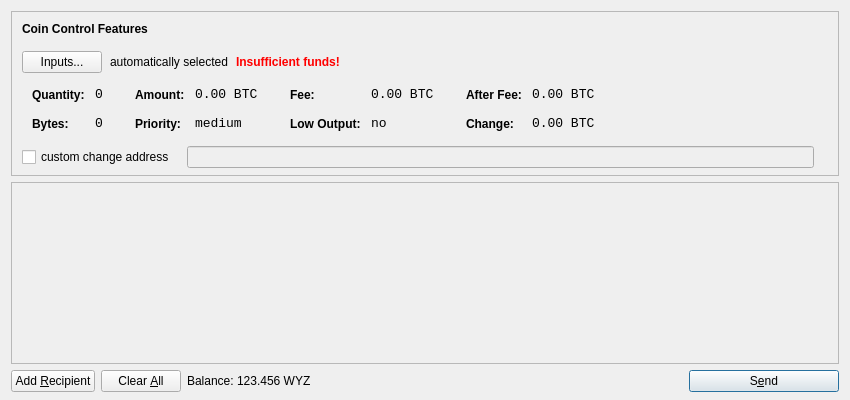
<?xml version="1.0" encoding="UTF-8"?>
<ui version="4.0">
 <class>SendCoinsDialog</class>
 <widget class="QDialog" name="SendCoinsDialog">
  <property name="geometry">
   <rect>
    <x>0</x>
    <y>0</y>
    <width>850</width>
    <height>400</height>
   </rect>
  </property>
  <property name="windowTitle">
   <string>Send Coins</string>
  </property>
  <layout class="QVBoxLayout" name="verticalLayout" stretch="0,1,0">
   <property name="bottomMargin">
    <number>8</number>
   </property>
   <item>
    <widget class="QFrame" name="frameCoinControl">
     <property name="sizePolicy">
      <sizepolicy hsizetype="Expanding" vsizetype="Expanding">
       <horstretch>0</horstretch>
       <verstretch>0</verstretch>
      </sizepolicy>
     </property>
     <property name="maximumSize">
      <size>
       <width>16777215</width>
       <height>16777215</height>
      </size>
     </property>
     <property name="frameShape">
      <enum>QFrame::StyledPanel</enum>
     </property>
     <property name="frameShadow">
      <enum>QFrame::Sunken</enum>
     </property>
     <layout class="QVBoxLayout" name="verticalLayoutCoinControl2">
      <property name="spacing">
       <number>-1</number>
      </property>
      <property name="leftMargin">
       <number>0</number>
      </property>
      <property name="topMargin">
       <number>0</number>
      </property>
      <property name="rightMargin">
       <number>0</number>
      </property>
      <property name="bottomMargin">
       <number>6</number>
      </property>
      <item>
       <layout class="QVBoxLayout" name="verticalLayoutCoinControl" stretch="0,0,0,0,1">
        <property name="spacing">
         <number>0</number>
        </property>
        <property name="leftMargin">
         <number>10</number>
        </property>
        <property name="topMargin">
         <number>10</number>
        </property>
        <item>
         <layout class="QHBoxLayout" name="horizontalLayoutCoinControl1">
          <property name="bottomMargin">
           <number>15</number>
          </property>
          <item>
           <widget class="QLabel" name="labelCoinControlFeatures">
            <property name="sizePolicy">
             <sizepolicy hsizetype="Preferred" vsizetype="Maximum">
              <horstretch>0</horstretch>
              <verstretch>0</verstretch>
             </sizepolicy>
            </property>
            <property name="font">
             <font>
              <weight>75</weight>
              <bold>true</bold>
             </font>
            </property>
            <property name="styleSheet">
             <string notr="true">font-weight:bold;</string>
            </property>
            <property name="text">
             <string>Coin Control Features</string>
            </property>
           </widget>
          </item>
         </layout>
        </item>
        <item>
         <layout class="QHBoxLayout" name="horizontalLayoutCoinControl2" stretch="0,0,0,0">
          <property name="spacing">
           <number>8</number>
          </property>
          <property name="bottomMargin">
           <number>10</number>
          </property>
          <item>
           <widget class="QPushButton" name="pushButtonCoinControl">
            <property name="styleSheet">
             <string notr="true"/>
            </property>
            <property name="text">
             <string>Inputs...</string>
            </property>
           </widget>
          </item>
          <item>
           <widget class="QLabel" name="labelCoinControlAutomaticallySelected">
            <property name="text">
             <string>automatically selected</string>
            </property>
            <property name="margin">
             <number>5</number>
            </property>
           </widget>
          </item>
          <item>
           <widget class="QLabel" name="labelCoinControlInsuffFunds">
            <property name="font">
             <font>
              <weight>75</weight>
              <bold>true</bold>
             </font>
            </property>
            <property name="styleSheet">
             <string notr="true">color:red;font-weight:bold;</string>
            </property>
            <property name="text">
             <string>Insufficient funds!</string>
            </property>
            <property name="margin">
             <number>5</number>
            </property>
           </widget>
          </item>
          <item>
           <spacer name="horizontalSpacerCoinControl">
            <property name="orientation">
             <enum>Qt::Horizontal</enum>
            </property>
            <property name="sizeHint" stdset="0">
             <size>
              <width>40</width>
              <height>1</height>
             </size>
            </property>
           </spacer>
          </item>
         </layout>
        </item>
        <item>
         <widget class="QWidget" name="widgetCoinControl" native="true">
          <property name="sizePolicy">
           <sizepolicy hsizetype="Preferred" vsizetype="Preferred">
            <horstretch>0</horstretch>
            <verstretch>0</verstretch>
           </sizepolicy>
          </property>
          <property name="minimumSize">
           <size>
            <width>0</width>
            <height>0</height>
           </size>
          </property>
          <property name="styleSheet">
           <string notr="true"/>
          </property>
          <layout class="QHBoxLayout" name="horizontalLayoutCoinControl5">
           <property name="margin">
            <number>0</number>
           </property>
           <item>
            <layout class="QHBoxLayout" name="horizontalLayoutCoinControl3" stretch="0,0,0,1">
             <property name="spacing">
              <number>20</number>
             </property>
             <property name="topMargin">
              <number>0</number>
             </property>
             <property name="bottomMargin">
              <number>10</number>
             </property>
             <item>
              <layout class="QFormLayout" name="formLayoutCoinControl1">
               <property name="horizontalSpacing">
                <number>10</number>
               </property>
               <property name="verticalSpacing">
                <number>14</number>
               </property>
               <property name="leftMargin">
                <number>10</number>
               </property>
               <property name="topMargin">
                <number>4</number>
               </property>
               <property name="rightMargin">
                <number>6</number>
               </property>
               <item row="0" column="0">
                <widget class="QLabel" name="labelCoinControlQuantityText">
                 <property name="styleSheet">
                  <string notr="true">font-weight:bold;</string>
                 </property>
                 <property name="text">
                  <string>Quantity:</string>
                 </property>
                 <property name="margin">
                  <number>0</number>
                 </property>
                </widget>
               </item>
               <item row="0" column="1">
                <widget class="QLabel" name="labelCoinControlQuantity">
                 <property name="font">
                  <font>
                   <family>Monospace</family>
                   <pointsize>10</pointsize>
                  </font>
                 </property>
                 <property name="cursor">
                  <cursorShape>IBeamCursor</cursorShape>
                 </property>
                 <property name="contextMenuPolicy">
                  <enum>Qt::ActionsContextMenu</enum>
                 </property>
                 <property name="text">
                  <string notr="true">0</string>
                 </property>
                 <property name="margin">
                  <number>0</number>
                 </property>
                 <property name="textInteractionFlags">
                  <set>Qt::LinksAccessibleByMouse|Qt::TextSelectableByKeyboard|Qt::TextSelectableByMouse</set>
                 </property>
                </widget>
               </item>
               <item row="1" column="0">
                <widget class="QLabel" name="labelCoinControlBytesText">
                 <property name="styleSheet">
                  <string notr="true">font-weight:bold;</string>
                 </property>
                 <property name="text">
                  <string>Bytes:</string>
                 </property>
                </widget>
               </item>
               <item row="1" column="1">
                <widget class="QLabel" name="labelCoinControlBytes">
                 <property name="font">
                  <font>
                   <family>Monospace</family>
                   <pointsize>10</pointsize>
                  </font>
                 </property>
                 <property name="cursor">
                  <cursorShape>IBeamCursor</cursorShape>
                 </property>
                 <property name="contextMenuPolicy">
                  <enum>Qt::ActionsContextMenu</enum>
                 </property>
                 <property name="text">
                  <string notr="true">0</string>
                 </property>
                 <property name="textInteractionFlags">
                  <set>Qt::LinksAccessibleByMouse|Qt::TextSelectableByKeyboard|Qt::TextSelectableByMouse</set>
                 </property>
                </widget>
               </item>
              </layout>
             </item>
             <item>
              <layout class="QFormLayout" name="formLayoutCoinControl2">
               <property name="horizontalSpacing">
                <number>10</number>
               </property>
               <property name="verticalSpacing">
                <number>14</number>
               </property>
               <property name="leftMargin">
                <number>6</number>
               </property>
               <property name="topMargin">
                <number>4</number>
               </property>
               <property name="rightMargin">
                <number>6</number>
               </property>
               <item row="0" column="0">
                <widget class="QLabel" name="labelCoinControlAmountText">
                 <property name="styleSheet">
                  <string notr="true">font-weight:bold;</string>
                 </property>
                 <property name="text">
                  <string>Amount:</string>
                 </property>
                 <property name="margin">
                  <number>0</number>
                 </property>
                </widget>
               </item>
               <item row="0" column="1">
                <widget class="QLabel" name="labelCoinControlAmount">
                 <property name="font">
                  <font>
                   <family>Monospace</family>
                   <pointsize>10</pointsize>
                  </font>
                 </property>
                 <property name="cursor">
                  <cursorShape>IBeamCursor</cursorShape>
                 </property>
                 <property name="contextMenuPolicy">
                  <enum>Qt::ActionsContextMenu</enum>
                 </property>
                 <property name="text">
                  <string notr="true">0.00 BTC</string>
                 </property>
                 <property name="textInteractionFlags">
                  <set>Qt::LinksAccessibleByMouse|Qt::TextSelectableByKeyboard|Qt::TextSelectableByMouse</set>
                 </property>
                </widget>
               </item>
               <item row="1" column="0">
                <widget class="QLabel" name="labelCoinControlPriorityText">
                 <property name="styleSheet">
                  <string notr="true">font-weight:bold;</string>
                 </property>
                 <property name="text">
                  <string>Priority:</string>
                 </property>
                </widget>
               </item>
               <item row="1" column="1">
                <widget class="QLabel" name="labelCoinControlPriority">
                 <property name="font">
                  <font>
                   <family>Monospace</family>
                   <pointsize>10</pointsize>
                  </font>
                 </property>
                 <property name="cursor">
                  <cursorShape>IBeamCursor</cursorShape>
                 </property>
                 <property name="contextMenuPolicy">
                  <enum>Qt::ActionsContextMenu</enum>
                 </property>
                 <property name="text">
                  <string>medium</string>
                 </property>
                 <property name="textInteractionFlags">
                  <set>Qt::LinksAccessibleByMouse|Qt::TextSelectableByKeyboard|Qt::TextSelectableByMouse</set>
                 </property>
                </widget>
               </item>
              </layout>
             </item>
             <item>
              <layout class="QFormLayout" name="formLayoutCoinControl3">
               <property name="horizontalSpacing">
                <number>10</number>
               </property>
               <property name="verticalSpacing">
                <number>14</number>
               </property>
               <property name="leftMargin">
                <number>6</number>
               </property>
               <property name="topMargin">
                <number>4</number>
               </property>
               <property name="rightMargin">
                <number>6</number>
               </property>
               <item row="0" column="0">
                <widget class="QLabel" name="labelCoinControlFeeText">
                 <property name="styleSheet">
                  <string notr="true">font-weight:bold;</string>
                 </property>
                 <property name="text">
                  <string>Fee:</string>
                 </property>
                 <property name="margin">
                  <number>0</number>
                 </property>
                </widget>
               </item>
               <item row="0" column="1">
                <widget class="QLabel" name="labelCoinControlFee">
                 <property name="font">
                  <font>
                   <family>Monospace</family>
                   <pointsize>10</pointsize>
                  </font>
                 </property>
                 <property name="cursor">
                  <cursorShape>IBeamCursor</cursorShape>
                 </property>
                 <property name="contextMenuPolicy">
                  <enum>Qt::ActionsContextMenu</enum>
                 </property>
                 <property name="text">
                  <string notr="true">0.00 BTC</string>
                 </property>
                 <property name="textInteractionFlags">
                  <set>Qt::LinksAccessibleByMouse|Qt::TextSelectableByKeyboard|Qt::TextSelectableByMouse</set>
                 </property>
                </widget>
               </item>
               <item row="1" column="0">
                <widget class="QLabel" name="labelCoinControlLowOutputText">
                 <property name="styleSheet">
                  <string notr="true">font-weight:bold;</string>
                 </property>
                 <property name="text">
                  <string>Low Output:</string>
                 </property>
                </widget>
               </item>
               <item row="1" column="1">
                <widget class="QLabel" name="labelCoinControlLowOutput">
                 <property name="font">
                  <font>
                   <family>Monospace</family>
                   <pointsize>10</pointsize>
                  </font>
                 </property>
                 <property name="cursor">
                  <cursorShape>IBeamCursor</cursorShape>
                 </property>
                 <property name="contextMenuPolicy">
                  <enum>Qt::ActionsContextMenu</enum>
                 </property>
                 <property name="text">
                  <string>no</string>
                 </property>
                 <property name="textInteractionFlags">
                  <set>Qt::LinksAccessibleByMouse|Qt::TextSelectableByKeyboard|Qt::TextSelectableByMouse</set>
                 </property>
                </widget>
               </item>
              </layout>
             </item>
             <item>
              <layout class="QFormLayout" name="formLayoutCoinControl4">
               <property name="horizontalSpacing">
                <number>10</number>
               </property>
               <property name="verticalSpacing">
                <number>14</number>
               </property>
               <property name="leftMargin">
                <number>6</number>
               </property>
               <property name="topMargin">
                <number>4</number>
               </property>
               <property name="rightMargin">
                <number>6</number>
               </property>
               <item row="0" column="0">
                <widget class="QLabel" name="labelCoinControlAfterFeeText">
                 <property name="styleSheet">
                  <string notr="true">font-weight:bold;</string>
                 </property>
                 <property name="text">
                  <string>After Fee:</string>
                 </property>
                 <property name="margin">
                  <number>0</number>
                 </property>
                </widget>
               </item>
               <item row="0" column="1">
                <widget class="QLabel" name="labelCoinControlAfterFee">
                 <property name="font">
                  <font>
                   <family>Monospace</family>
                   <pointsize>10</pointsize>
                  </font>
                 </property>
                 <property name="cursor">
                  <cursorShape>IBeamCursor</cursorShape>
                 </property>
                 <property name="contextMenuPolicy">
                  <enum>Qt::ActionsContextMenu</enum>
                 </property>
                 <property name="text">
                  <string notr="true">0.00 BTC</string>
                 </property>
                 <property name="textInteractionFlags">
                  <set>Qt::LinksAccessibleByMouse|Qt::TextSelectableByKeyboard|Qt::TextSelectableByMouse</set>
                 </property>
                </widget>
               </item>
               <item row="1" column="0">
                <widget class="QLabel" name="labelCoinControlChangeText">
                 <property name="styleSheet">
                  <string notr="true">font-weight:bold;</string>
                 </property>
                 <property name="text">
                  <string>Change:</string>
                 </property>
                </widget>
               </item>
               <item row="1" column="1">
                <widget class="QLabel" name="labelCoinControlChange">
                 <property name="font">
                  <font>
                   <family>Monospace</family>
                   <pointsize>10</pointsize>
                  </font>
                 </property>
                 <property name="cursor">
                  <cursorShape>IBeamCursor</cursorShape>
                 </property>
                 <property name="contextMenuPolicy">
                  <enum>Qt::ActionsContextMenu</enum>
                 </property>
                 <property name="text">
                  <string notr="true">0.00 BTC</string>
                 </property>
                 <property name="textInteractionFlags">
                  <set>Qt::LinksAccessibleByMouse|Qt::TextSelectableByKeyboard|Qt::TextSelectableByMouse</set>
                 </property>
                </widget>
               </item>
              </layout>
             </item>
            </layout>
           </item>
          </layout>
         </widget>
        </item>
        <item>
         <layout class="QHBoxLayout" name="horizontalLayoutCoinControl4" stretch="0,0,0">
          <property name="spacing">
           <number>12</number>
          </property>
          <property name="sizeConstraint">
           <enum>QLayout::SetDefaultConstraint</enum>
          </property>
          <property name="topMargin">
           <number>5</number>
          </property>
          <property name="rightMargin">
           <number>5</number>
          </property>
          <item>
           <widget class="QCheckBox" name="checkBoxCoinControlChange">
            <property name="text">
             <string>custom change address</string>
            </property>
           </widget>
          </item>
          <item>
           <widget class="QLineEdit" name="lineEditCoinControlChange">
            <property name="enabled">
             <bool>false</bool>
            </property>
            <property name="sizePolicy">
             <sizepolicy hsizetype="Expanding" vsizetype="Fixed">
              <horstretch>0</horstretch>
              <verstretch>0</verstretch>
             </sizepolicy>
            </property>
           </widget>
          </item>
          <item>
           <widget class="QLabel" name="labelCoinControlChangeLabel">
            <property name="sizePolicy">
             <sizepolicy hsizetype="Preferred" vsizetype="Expanding">
              <horstretch>0</horstretch>
              <verstretch>0</verstretch>
             </sizepolicy>
            </property>
            <property name="minimumSize">
             <size>
              <width>0</width>
              <height>0</height>
             </size>
            </property>
            <property name="text">
             <string/>
            </property>
            <property name="margin">
             <number>3</number>
            </property>
           </widget>
          </item>
         </layout>
        </item>
        <item>
         <spacer name="verticalSpacerCoinControl">
          <property name="orientation">
           <enum>Qt::Vertical</enum>
          </property>
          <property name="sizeHint" stdset="0">
           <size>
            <width>800</width>
            <height>1</height>
           </size>
          </property>
         </spacer>
        </item>
       </layout>
      </item>
     </layout>
    </widget>
   </item>
   <item>
    <widget class="QScrollArea" name="scrollArea">
     <property name="widgetResizable">
      <bool>true</bool>
     </property>
     <widget class="QWidget" name="scrollAreaWidgetContents">
      <property name="geometry">
       <rect>
        <x>0</x>
        <y>0</y>
        <width>830</width>
        <height>165</height>
       </rect>
      </property>
      <layout class="QVBoxLayout" name="verticalLayout_2">
       <property name="margin">
        <number>0</number>
       </property>
       <item>
        <layout class="QVBoxLayout" name="entries">
         <property name="spacing">
          <number>6</number>
         </property>
        </layout>
       </item>
       <item>
        <spacer name="verticalSpacer">
         <property name="orientation">
          <enum>Qt::Vertical</enum>
         </property>
         <property name="sizeHint" stdset="0">
          <size>
           <width>20</width>
           <height>40</height>
          </size>
         </property>
        </spacer>
       </item>
      </layout>
     </widget>
    </widget>
   </item>
   <item>
    <layout class="QHBoxLayout" name="horizontalLayout">
     <item>
      <widget class="QPushButton" name="addButton">
       <property name="toolTip">
        <string>Send to multiple recipients at once</string>
       </property>
       <property name="text">
        <string>Add &amp;Recipient</string>
       </property>
       <property name="icon">
        <iconset resource="../bitcoin.qrc">
         <normaloff>:/icons/add</normaloff>:/icons/add</iconset>
       </property>
       <property name="autoDefault">
        <bool>false</bool>
       </property>
      </widget>
     </item>
     <item>
      <widget class="QPushButton" name="clearButton">
       <property name="sizePolicy">
        <sizepolicy hsizetype="Minimum" vsizetype="Fixed">
         <horstretch>0</horstretch>
         <verstretch>0</verstretch>
        </sizepolicy>
       </property>
       <property name="toolTip">
        <string>Remove all transaction fields</string>
       </property>
       <property name="text">
        <string>Clear &amp;All</string>
       </property>
       <property name="icon">
        <iconset resource="../bitcoin.qrc">
         <normaloff>:/icons/remove</normaloff>:/icons/remove</iconset>
       </property>
       <property name="autoRepeatDelay">
        <number>300</number>
       </property>
       <property name="autoDefault">
        <bool>false</bool>
       </property>
      </widget>
     </item>
     <item>
      <layout class="QHBoxLayout" name="horizontalLayout_2">
       <property name="spacing">
        <number>3</number>
       </property>
       <item>
        <widget class="QLabel" name="label">
         <property name="text">
          <string>Balance:</string>
         </property>
        </widget>
       </item>
       <item>
        <widget class="QLabel" name="labelBalance">
         <property name="cursor">
          <cursorShape>IBeamCursor</cursorShape>
         </property>
         <property name="text">
          <string>123.456 WYZ</string>
         </property>
         <property name="textInteractionFlags">
          <set>Qt::LinksAccessibleByMouse|Qt::TextSelectableByKeyboard|Qt::TextSelectableByMouse</set>
         </property>
        </widget>
       </item>
      </layout>
     </item>
     <item>
      <spacer name="horizontalSpacer">
       <property name="orientation">
        <enum>Qt::Horizontal</enum>
       </property>
       <property name="sizeHint" stdset="0">
        <size>
         <width>40</width>
         <height>20</height>
        </size>
       </property>
      </spacer>
     </item>
     <item>
      <widget class="QPushButton" name="sendButton">
       <property name="minimumSize">
        <size>
         <width>150</width>
         <height>0</height>
        </size>
       </property>
       <property name="toolTip">
        <string>Confirm the send action</string>
       </property>
       <property name="text">
        <string>S&amp;end</string>
       </property>
       <property name="icon">
        <iconset resource="../bitcoin.qrc">
         <normaloff>:/icons/send</normaloff>:/icons/send</iconset>
       </property>
       <property name="default">
        <bool>true</bool>
       </property>
      </widget>
     </item>
    </layout>
   </item>
  </layout>
 </widget>
 <resources>
  <include location="../bitcoin.qrc"/>
 </resources>
 <connections/>
</ui>
